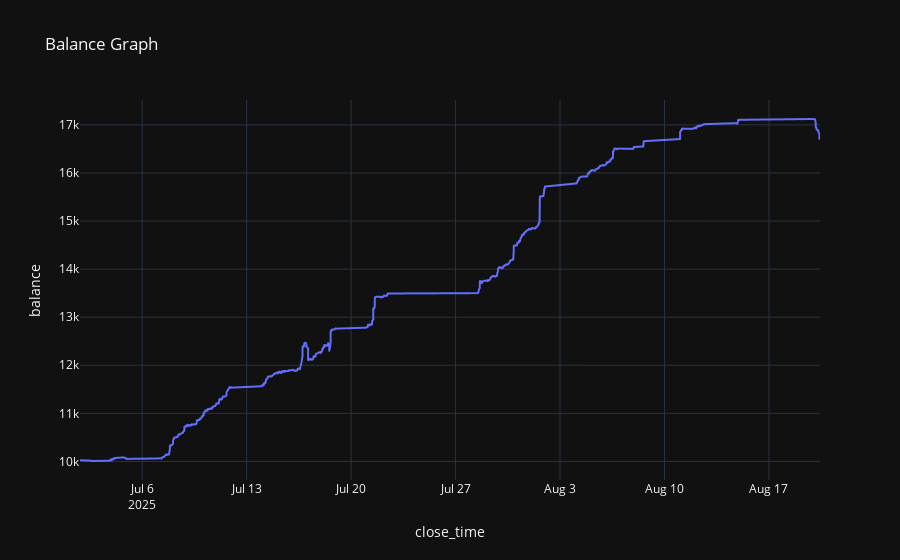

Write notebook code for a chart like this one.
### Code cell
mm = bt.plot_balance()
display(mm)

### Figure 1 — Plotly figure (JSON) as saved in the notebook; plotly's stock layout.template omitted (floating-point values rounded to 4 significant figures; data arrays with more than 128 entries replaced by an {"elided": "..."} marker saying what was removed)
{"data": [{"hovertemplate": "close_time=%{x}<br>balance=%{y}<extra></extra>", "legendgroup": "", "line": {"color": "#636efa", "dash": "solid"}, "marker": {"symbol": "circle"}, "mode": "lines", "name": "", "showlegend": false, "type": "scattergl", "x": {"elided": "1007 str values"}, "xaxis": "x", "y": {"elided": "1007 int values"}, "yaxis": "y"}], "layout": {"legend": {"tracegroupgap": 0}, "title": {"text": "Balance Graph"}, "xaxis": {"anchor": "y", "domain": [0, 1], "title": {"text": "close_time"}}, "yaxis": {"anchor": "x", "domain": [0, 1], "title": {"text": "balance"}}}}
